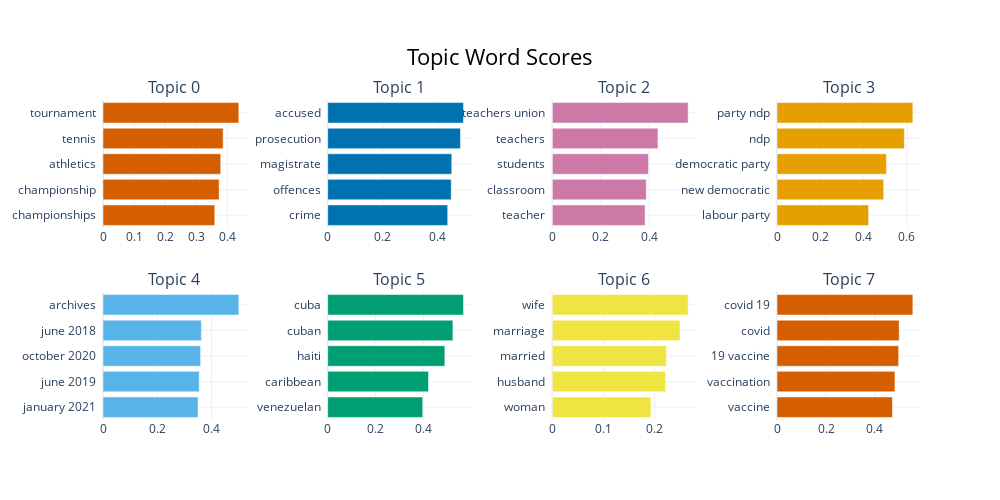

The cell this chart's notebook holds for it:
### Code cell
topic_model.visualize_barchart()

### Figure 1 — Plotly figure (JSON) as saved in the notebook; plotly's stock layout.template omitted (floating-point values rounded to 4 significant figures)
{"data": [{"marker": {"color": "#D55E00"}, "orientation": "h", "type": "bar", "x": [0.3597, 0.3736, 0.3788, 0.3865, 0.437], "xaxis": "x", "y": ["championships  ", "championship  ", "athletics  ", "tennis  ", "tournament  "], "yaxis": "y"}, {"marker": {"color": "#0072B2"}, "orientation": "h", "type": "bar", "x": [0.4359, 0.4487, 0.4505, 0.4822, 0.4933], "xaxis": "x2", "y": ["crime  ", "offences  ", "magistrate  ", "prosecution  ", "accused  "], "yaxis": "y2"}, {"marker": {"color": "#CC79A7"}, "orientation": "h", "type": "bar", "x": [0.3829, 0.3877, 0.3971, 0.436, 0.5608], "xaxis": "x3", "y": ["teacher  ", "classroom  ", "students  ", "teachers  ", "teachers union  "], "yaxis": "y3"}, {"marker": {"color": "#E69F00"}, "orientation": "h", "type": "bar", "x": [0.423, 0.4925, 0.5051, 0.5879, 0.6271], "xaxis": "x4", "y": ["labour party  ", "new democratic  ", "democratic party  ", "ndp  ", "party ndp  "], "yaxis": "y4"}, {"marker": {"color": "#56B4E9"}, "orientation": "h", "type": "bar", "x": [0.3503, 0.3546, 0.3597, 0.3626, 0.5006], "xaxis": "x5", "y": ["january 2021  ", "june 2019  ", "october 2020  ", "june 2018  ", "archives  "], "yaxis": "y5"}, {"marker": {"color": "#009E73"}, "orientation": "h", "type": "bar", "x": [0.3966, 0.4208, 0.489, 0.5226, 0.5669], "xaxis": "x6", "y": ["venezuelan  ", "caribbean  ", "haiti  ", "cuban  ", "cuba  "], "yaxis": "y6"}, {"marker": {"color": "#F0E442"}, "orientation": "h", "type": "bar", "x": [0.1925, 0.221, 0.2226, 0.2491, 0.2652], "xaxis": "x7", "y": ["woman  ", "husband  ", "married  ", "marriage  ", "wife  "], "yaxis": "y7"}, {"marker": {"color": "#D55E00"}, "orientation": "h", "type": "bar", "x": [0.4713, 0.4816, 0.4967, 0.4988, 0.5547], "xaxis": "x8", "y": ["vaccine  ", "vaccination  ", "19 vaccine  ", "covid  ", "covid 19  "], "yaxis": "y8"}], "layout": {"annotations": [{"font": {"size": 16}, "showarrow": false, "text": "Topic 0", "x": 0.0875, "xanchor": "center", "xref": "paper", "y": 1, "yanchor": "bottom", "yref": "paper"}, {"font": {"size": 16}, "showarrow": false, "text": "Topic 1", "x": 0.3625, "xanchor": "center", "xref": "paper", "y": 1, "yanchor": "bottom", "yref": "paper"}, {"font": {"size": 16}, "showarrow": false, "text": "Topic 2", "x": 0.6375, "xanchor": "center", "xref": "paper", "y": 1, "yanchor": "bottom", "yref": "paper"}, {"font": {"size": 16}, "showarrow": false, "text": "Topic 3", "x": 0.9125, "xanchor": "center", "xref": "paper", "y": 1, "yanchor": "bottom", "yref": "paper"}, {"font": {"size": 16}, "showarrow": false, "text": "Topic 4", "x": 0.0875, "xanchor": "center", "xref": "paper", "y": 0.4, "yanchor": "bottom", "yref": "paper"}, {"font": {"size": 16}, "showarrow": false, "text": "Topic 5", "x": 0.3625, "xanchor": "center", "xref": "paper", "y": 0.4, "yanchor": "bottom", "yref": "paper"}, {"font": {"size": 16}, "showarrow": false, "text": "Topic 6", "x": 0.6375, "xanchor": "center", "xref": "paper", "y": 0.4, "yanchor": "bottom", "yref": "paper"}, {"font": {"size": 16}, "showarrow": false, "text": "Topic 7", "x": 0.9125, "xanchor": "center", "xref": "paper", "y": 0.4, "yanchor": "bottom", "yref": "paper"}], "height": 500, "hoverlabel": {"bgcolor": "white", "font": {"family": "Rockwell", "size": 16}}, "showlegend": false, "title": {"font": {"color": "Black", "size": 22}, "text": "Topic Word Scores", "x": 0.5, "xanchor": "center", "yanchor": "top"}, "width": 1000, "xaxis": {"anchor": "y", "domain": [0, 0.175], "showgrid": true}, "xaxis2": {"anchor": "y2", "domain": [0.275, 0.45], "showgrid": true}, "xaxis3": {"anchor": "y3", "domain": [0.55, 0.725], "showgrid": true}, "xaxis4": {"anchor": "y4", "domain": [0.825, 1], "showgrid": true}, "xaxis5": {"anchor": "y5", "domain": [0, 0.175], "showgrid": true}, "xaxis6": {"anchor": "y6", "domain": [0.275, 0.45], "showgrid": true}, "xaxis7": {"anchor": "y7", "domain": [0.55, 0.725], "showgrid": true}, "xaxis8": {"anchor": "y8", "domain": [0.825, 1], "showgrid": true}, "yaxis": {"anchor": "x", "domain": [0.6, 1], "showgrid": true}, "yaxis2": {"anchor": "x2", "domain": [0.6, 1], "showgrid": true}, "yaxis3": {"anchor": "x3", "domain": [0.6, 1], "showgrid": true}, "yaxis4": {"anchor": "x4", "domain": [0.6, 1], "showgrid": true}, "yaxis5": {"anchor": "x5", "domain": [0, 0.4], "showgrid": true}, "yaxis6": {"anchor": "x6", "domain": [0, 0.4], "showgrid": true}, "yaxis7": {"anchor": "x7", "domain": [0, 0.4], "showgrid": true}, "yaxis8": {"anchor": "x8", "domain": [0, 0.4], "showgrid": true}}}
